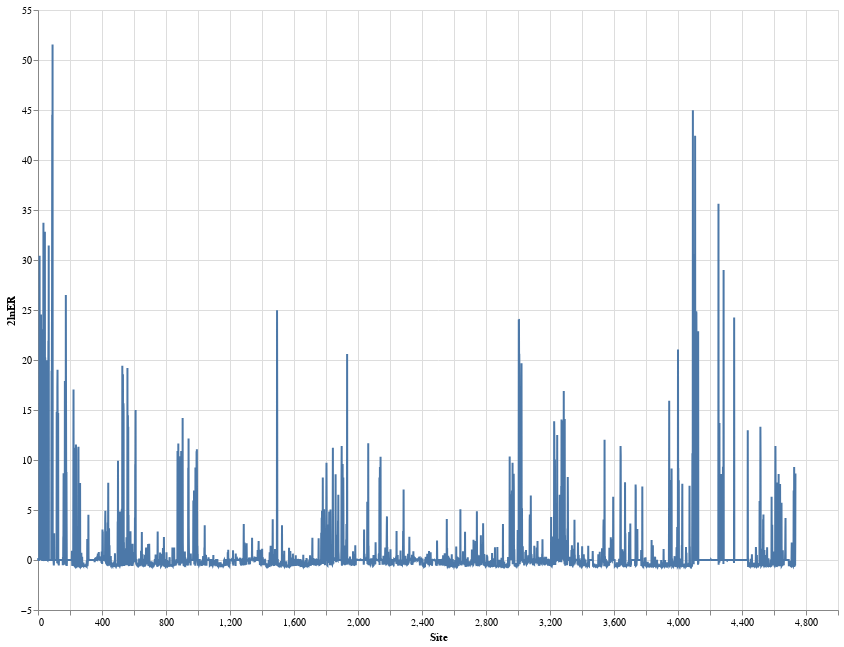

The code cell stored with this chart in its notebook:
### Code cell
#source = df[df["omega"] < 10]
source = df

line = alt.Chart(source).mark_line().encode(
    x='Site',
    y='2lnER', 
).properties(
    width=800,
    height=600)

line

### Figure 1 — Vega-Lite specification as saved in the notebook (floating-point values rounded to 4 significant figures; data arrays with more than 128 entries replaced by an {"elided": "..."} marker saying what was removed)
{"config": {"view": {"continuousWidth": 400, "continuousHeight": 300}}, "data": {"name": "data-3185313ee0b7fcbbee900105af2377d0"}, "mark": "line", "encoding": {"x": {"type": "quantitative", "field": "Site"}, "y": {"type": "quantitative", "field": "2lnER"}}, "height": 600, "width": 800, "$schema": "https://vega.github.io/schema/vega-lite/v4.8.1.json", "datasets": {"data-3185313ee0b7fcbbee900105af2377d0": {"elided": "4734 records"}}}
